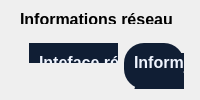
        <widget class="QWidget" name="pageReseau">
         <layout class="QVBoxLayout" name="verticalLayout_15" stretch="1,16">
          <property name="spacing">
           <number>10</number>
          </property>
          <property name="leftMargin">
           <number>20</number>
          </property>
          <property name="topMargin">
           <number>10</number>
          </property>
          <property name="rightMargin">
           <number>15</number>
          </property>
          <property name="bottomMargin">
           <number>2</number>
          </property>
          <item>
           <widget class="QGroupBox" name="conteneur_titreParMenu_6">
            <property name="styleSheet">
             <string notr="true">border:none;
background:transparent;</string>
            </property>
            <property name="title">
             <string/>
            </property>
            <widget class="QLabel" name="label_titreParMenu_6">
             <property name="geometry">
              <rect>
               <x>0</x>
               <y>0</y>
               <width>251</width>
               <height>18</height>
              </rect>
             </property>
             <property name="font">
              <font>
               <pointsize>12</pointsize>
               <bold>true</bold>
              </font>
             </property>
             <property name="text">
              <string>Informations réseau</string>
             </property>
            </widget>
            <widget class="QLabel" name="label_descriptionParMenu_6">
             <property name="geometry">
              <rect>
               <x>0</x>
               <y>20</y>
               <width>391</width>
               <height>18</height>
              </rect>
             </property>
             <property name="text">
              <string>Détail des interfaces et connexions réseau</string>
             </property>
            </widget>
           </widget>
          </item>
          <item>
           <widget class="QWidget" name="gridWidget_3" native="true">
            <property name="styleSheet">
             <string notr="true">background:transparent</string>
            </property>
            <layout class="QHBoxLayout" name="horizontalLayout_6" stretch="3,2">
             <property name="rightMargin">
              <number>1</number>
             </property>
             <item>
              <layout class="QVBoxLayout" name="verticalLayout_5">
               <item>
                <widget class="QGroupBox" name="groupBox_17">
                 <property name="styleSheet">
                  <string notr="true">background-color:#101E34;
color:#F0F5FF;
border-radius: 20px;</string>
                 </property>
                 <property name="title">
                  <string/>
                 </property>
                 <widget class="QLabel" name="label_titreParMenu_9">
                  <property name="geometry">
                   <rect>
                    <x>10</x>
                    <y>10</y>
                    <width>251</width>
                    <height>18</height>
                   </rect>
                  </property>
                  <property name="font">
                   <font>
                    <pointsize>12</pointsize>
                    <bold>true</bold>
                   </font>
                  </property>
                  <property name="text">
                   <string>Inteface réseau</string>
                  </property>
                 </widget>
                 <widget class="QWidget" name="gridLayoutWidget_12">
                  <property name="geometry">
                   <rect>
                    <x>10</x>
                    <y>30</y>
                    <width>581</width>
                    <height>201</height>
                   </rect>
                  </property>
                  <layout class="QGridLayout" name="grid_reseau_2">
                   <item row="0" column="1" alignment="Qt::AlignmentFlag::AlignLeft">
                    <widget class="QLabel" name="label_5">
                     <property name="font">
                      <font>
                       <bold>true</bold>
                      </font>
                     </property>
                     <property name="text">
                      <string>IP / Masque</string>
                     </property>
                    </widget>
                   </item>
                   <item row="0" column="0" alignment="Qt::AlignmentFlag::AlignLeft">
                    <widget class="QLabel" name="label_24">
                     <property name="font">
                      <font>
                       <bold>true</bold>
                      </font>
                     </property>
                     <property name="text">
                      <string>Interface</string>
                     </property>
                    </widget>
                   </item>
                   <item row="0" column="2" alignment="Qt::AlignmentFlag::AlignLeft">
                    <widget class="QLabel" name="label_25">
                     <property name="font">
                      <font>
                       <bold>true</bold>
                      </font>
                     </property>
                     <property name="text">
                      <string>État</string>
                     </property>
                    </widget>
                   </item>
                  </layout>
                 </widget>
                </widget>
               </item>
               <item>
                <widget class="QGroupBox" name="groupBox_16">
                 <property name="styleSheet">
                  <string notr="true">background: transparent;
border: none;</string>
                 </property>
                 <property name="title">
                  <string/>
                 </property>
                </widget>
               </item>
              </layout>
             </item>
             <item>
              <widget class="QGroupBox" name="groupBox_14">
               <property name="styleSheet">
                <string notr="true">background-color:#101E34;
color:#F0F5FF;
border-radius: 20px;</string>
               </property>
               <property name="title">
                <string/>
               </property>
               <widget class="QLabel" name="label_titreParMenu_8">
                <property name="geometry">
                 <rect>
                  <x>10</x>
                  <y>10</y>
                  <width>251</width>
                  <height>18</height>
                 </rect>
                </property>
                <property name="font">
                 <font>
                  <pointsize>12</pointsize>
                  <bold>true</bold>
                 </font>
                </property>
                <property name="text">
                 <string>Informations réseau</string>
                </property>
               </widget>
               <widget class="QWidget" name="gridLayoutWidget_11">
                <property name="geometry">
                 <rect>
                  <x>10</x>
                  <y>30</y>
                  <width>381</width>
                  <height>491</height>
                 </rect>
                </property>
                <layout class="QGridLayout" name="gridLayout_reseau2"/>
               </widget>
              </widget>
             </item>
            </layout>
           </widget>
          </item>
         </layout>
        </widget>
